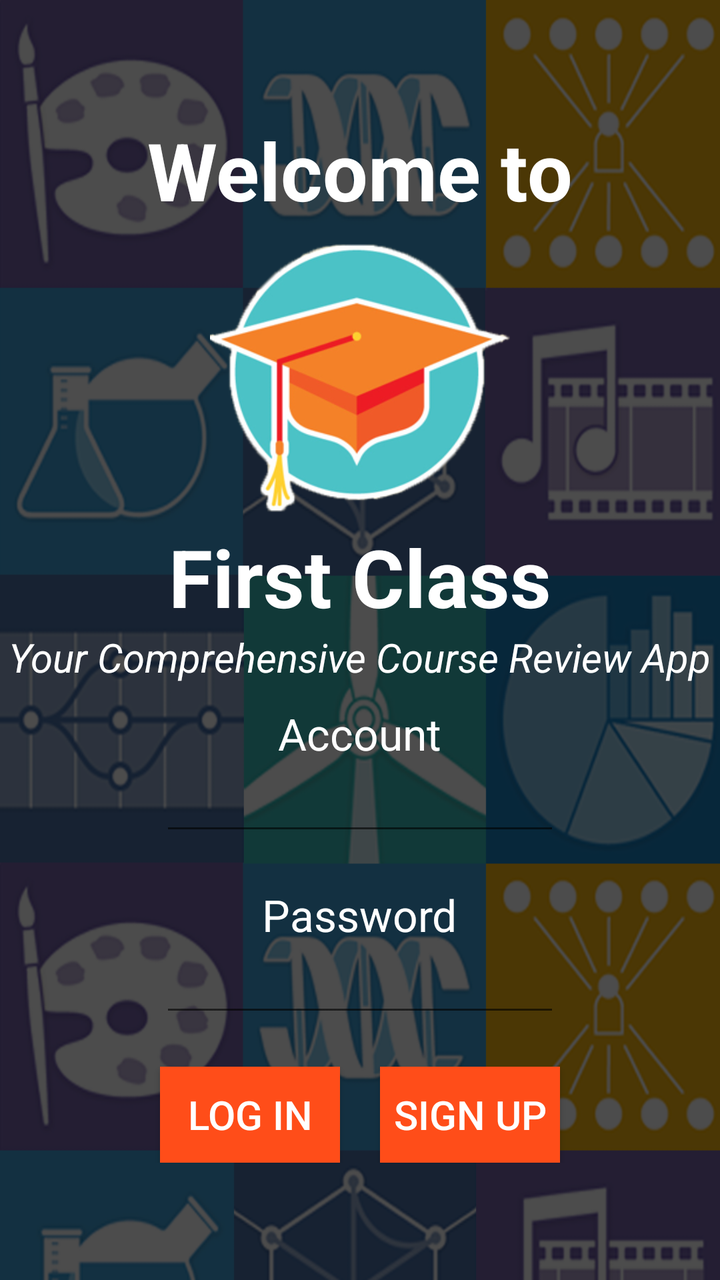
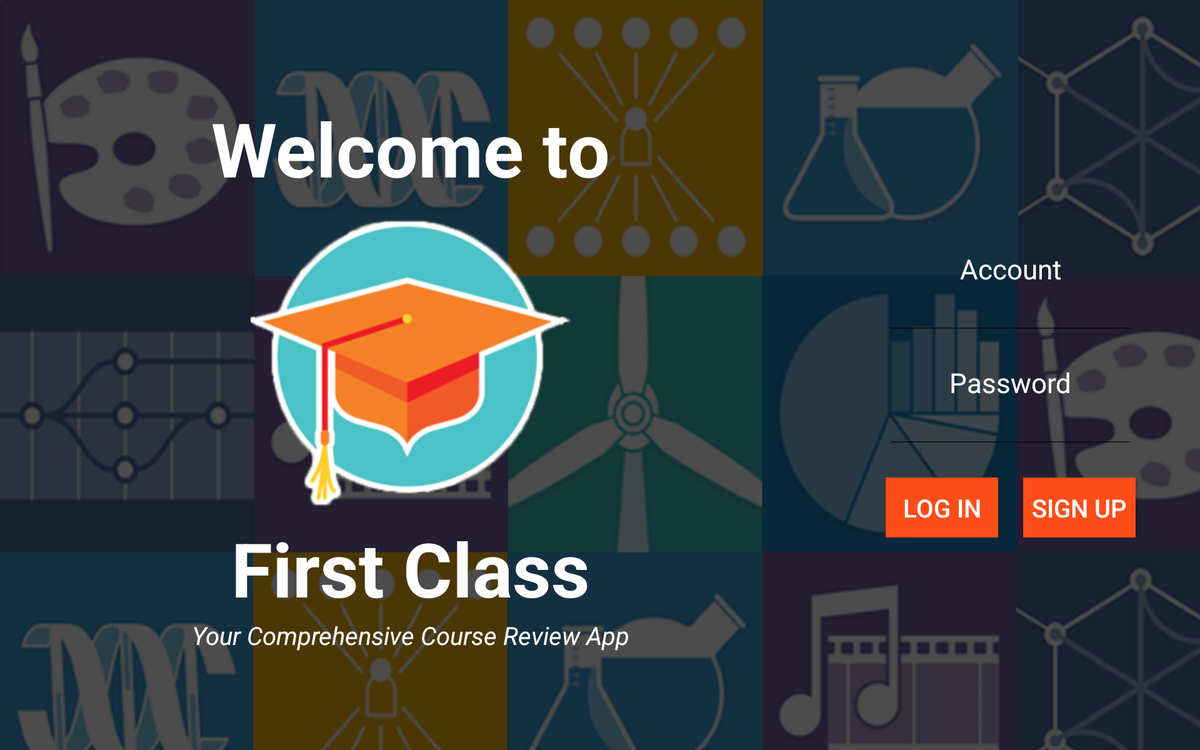

First picture: res/layout/ on a phone held upright. Second picture: the repository's own variant of that layout, on a device whose configuration matches the variant's folder. Source for both follows.
<!-- AndroidManifest.xml: application theme AppTheme -->
<!-- res/layout/ui_login_activity.xml -->
<LinearLayout xmlns:android="http://schemas.android.com/apk/res/android"
xmlns:tools="http://schemas.android.com/tools"
    android:layout_width="match_parent"
    android:layout_height="match_parent"

    android:orientation="vertical"
    android:background="@drawable/bg_port"
    tools:context=".Login"
    >

<LinearLayout
    android:layout_width="match_parent"
    android:layout_height="match_parent"
    android:orientation="vertical"
    android:background="@color/transparent_70"
    android:gravity="center"
    >

    <TextView
        android:layout_width="wrap_content"
        android:layout_height="wrap_content"
        android:id="@+id/welcome"
        android:text="Welcome to"
        android:textStyle="bold"
        android:textSize="40sp"/>
    <ImageView
        android:layout_width="150dp"
        android:layout_height="150dp"
        android:id="@+id/logo"
        android:src="@drawable/logo"/>
    <TextView
        android:layout_width="wrap_content"
        android:layout_height="wrap_content"
        android:id="@+id/appname"
        android:text="First Class"
        android:textStyle="bold"
        android:textSize="40sp"/>
    <TextView
        android:layout_width="wrap_content"
        android:layout_height="wrap_content"
        android:id="@+id/app_description"
        android:text="Your Comprehensive Course Review App"
        android:textStyle="italic"
        android:textSize="20dp"
        />

    <TextView
        android:layout_marginTop="10dp"
        android:id="@+id/accountTextView"
        android:layout_width="wrap_content"
        android:layout_height="wrap_content"
        android:textAppearance="?android:attr/textAppearanceLarge"
        android:text="@string/account"
        android:layout_alignParentTop="true"
        android:layout_centerHorizontal="true"
        />

    <EditText
        android:id="@+id/accountEditText"
        android:layout_width="200dp"
        android:layout_height="wrap_content"
        android:layout_below="@+id/accountTextView"
        android:inputType="text"
        android:layout_centerHorizontal="true"
        android:maxLines="1"/>

    <TextView
        android:id="@+id/passwordTextView"
        android:layout_width="wrap_content"
        android:layout_height="wrap_content"
        android:textAppearance="?android:attr/textAppearanceLarge"
        android:text="@string/password"
        android:layout_below="@+id/accountEditText"
        android:layout_centerHorizontal="true"
        android:layout_marginTop="20dp"
        />

    <EditText
        android:id="@+id/passwordEditText"
        android:layout_width="200dp"
        android:layout_height="wrap_content"
        android:inputType="textPassword"
        android:ems="10"
        android:layout_below="@+id/passwordTextView"
        android:layout_centerHorizontal="true" />
    <LinearLayout
        android:layout_width="match_parent"
        android:layout_height="wrap_content"
        android:orientation="horizontal"
        android:gravity="center"
        android:layout_marginTop="20dp">

    <Button
        android:layout_width="90dp"
        android:layout_height="wrap_content"
        android:text="@string/login_button"
        android:id="@+id/loginButton"
        android:layout_below="@+id/passwordEditText"
        android:layout_marginRight="10dp"
        android:textSize="20dp"
        android:background="@color/orange_2"/>

    <Button
        android:layout_marginLeft="10dp"
        android:textSize="20dp"
        android:layout_width="90dp"
        android:layout_height="wrap_content"
        android:text="@string/signup_button"
        android:id="@+id/signupButton"
        android:layout_below="@+id/loginButton"
        android:background="@color/orange_2"/>
    </LinearLayout>


</LinearLayout>
</LinearLayout>
<!-- resources referenced by this layout -->
<resources>
  <color name="orange_2">#ff4d19</color>
  <color name="transparent_70">#b3000000</color>
  <!-- drawable bg_port: png bitmap (drawable, 375252 bytes) -->
  <!-- drawable logo: png bitmap (drawable, 44667 bytes) -->
  <string name="account">Account</string>
  <string name="login_button">LOG IN</string>
  <string name="password">Password</string>
  <string name="signup_button">SIGN UP</string>
  <style name="AppTheme" parent="android:Theme.Material.Light">
          
          
  
          <item name="android:colorPrimary">@color/primary</item>
          
          <item name="android:colorPrimaryDark">@color/transparent_full</item>
  
          
          <item name="android:colorAccent">@color/accent</item>
          
          <item name="android:textColorPrimary">@color/white</item>
          <item name="android:textColor">@color/white</item>
          <item name="android:textColorHint">@color/white_trans</item>
          
          <item name="android:windowBackground">@color/blue_3</item>
  
  
          
          <item name="android:windowActionBar">false</item>
          <item name="android:windowNoTitle">true</item>
      </style>
  <color name="primary">#ffff8f22</color>
  <color name="transparent_full">#07000000</color>
  <color name="accent">#ff3900</color>
  <color name="white">#ffffff</color>
  <color name="blue_3">#5bbdf2</color>
</resources>
<!-- res/layout-sw600dp-land/ui_login_activity.xml (the author's variant of the layout above) -->
<!-- drawn on a 7-inch tablet turned sideways -->
<LinearLayout xmlns:android="http://schemas.android.com/apk/res/android"
    xmlns:tools="http://schemas.android.com/tools"
    android:layout_width="match_parent"
    android:layout_height="match_parent"

    android:orientation="horizontal"
    android:background="@drawable/bg_land"
    tools:context=".Login"
    >

<LinearLayout
    android:layout_width="wrap_content"
    android:layout_height="match_parent"
    android:orientation="vertical"
    android:background="@color/transparent_70"
    android:layout_weight="3"
    android:gravity="center"
    >

    <TextView
        android:layout_width="wrap_content"
        android:layout_height="wrap_content"
        android:id="@+id/welcome"
        android:text="Welcome to"
        android:textStyle="bold"
        android:textSize="60dp"/>
    <ImageView
        android:layout_width="wrap_content"
        android:layout_height="wrap_content"
        android:id="@+id/logo"
        android:src="@drawable/logo"/>
    <TextView
        android:layout_width="wrap_content"
        android:layout_height="wrap_content"
        android:id="@+id/appname"
        android:text="First Class"
        android:textStyle="bold"
        android:textSize="60dp"/>
    <TextView
        android:layout_width="wrap_content"
        android:layout_height="wrap_content"
        android:id="@+id/app_description"
        android:text="Your Comprehensive Course Review App"
        android:textStyle="italic"
        android:textSize="20dp"
        />
</LinearLayout>

    <LinearLayout
        android:layout_width="wrap_content"
        android:layout_height="match_parent"
        android:orientation="vertical"
        android:background="@color/transparent_70"
        android:layout_weight="1"
        android:gravity="center"
        >
    <TextView
        android:layout_marginTop="30dp"
        android:id="@+id/accountTextView"
        android:layout_width="wrap_content"
        android:layout_height="wrap_content"
        android:textAppearance="?android:attr/textAppearanceLarge"
        android:text="@string/account"
        android:layout_alignParentTop="true"
        android:layout_centerHorizontal="true"
        />

    <EditText
        android:id="@+id/accountEditText"
        android:layout_width="200dp"
        android:layout_height="wrap_content"
        android:layout_below="@+id/accountTextView"
        android:layout_centerHorizontal="true"
        android:maxLines="1"/>

    <TextView
        android:id="@+id/passwordTextView"
        android:layout_width="wrap_content"
        android:layout_height="wrap_content"
        android:textAppearance="?android:attr/textAppearanceLarge"
        android:text="@string/password"
        android:layout_below="@+id/accountEditText"
        android:layout_centerHorizontal="true"
        android:layout_marginTop="20dp"
        />

    <EditText
        android:id="@+id/passwordEditText"
        android:layout_width="200dp"
        android:layout_height="wrap_content"
        android:inputType="textPassword"
        android:ems="10"
        android:layout_below="@+id/passwordTextView"
        android:layout_centerHorizontal="true" />
    <LinearLayout
        android:layout_width="match_parent"
        android:layout_height="wrap_content"
        android:orientation="horizontal"
        android:gravity="center"
        android:layout_marginTop="20dp">

    <Button
        android:layout_width="90dp"
        android:layout_height="wrap_content"
        android:text="@string/login_button"
        android:id="@+id/loginButton"
        android:layout_below="@+id/passwordEditText"
        android:onClick="onClickLogin"
        android:layout_marginRight="10dp"
        android:textSize="20dp"
        android:background="@color/orange_2"/>

    <Button
        android:layout_marginLeft="10dp"
        android:textSize="20dp"
        android:layout_width="90dp"
        android:layout_height="wrap_content"
        android:text="@string/signup_button"
        android:id="@+id/signupButton"
        android:layout_below="@+id/loginButton"
        android:onClick="onClickSignup"
        android:background="@color/orange_2"/>
    </LinearLayout>


</LinearLayout>
</LinearLayout>
<!-- resources referenced by the variant -->
<!-- as a 7-inch tablet turned sideways resolves them -->
<resources>
  <color name="orange_2">#ff4d19</color>
  <color name="transparent_70">#b3000000</color>
  <!-- drawable bg_land: png bitmap (drawable, 366840 bytes) -->
  <!-- drawable logo: png bitmap (drawable, 44667 bytes) -->
  <string name="account">Account</string>
  <string name="login_button">LOG IN</string>
  <string name="password">Password</string>
  <string name="signup_button">SIGN UP</string>
  <style name="AppTheme" parent="android:Theme.Material.Light">
          
          
  
          <item name="android:colorPrimary">@color/primary</item>
          
          <item name="android:colorPrimaryDark">@color/transparent_full</item>
  
          
          <item name="android:colorAccent">@color/accent</item>
          
          <item name="android:textColorPrimary">@color/white</item>
          <item name="android:textColor">@color/white</item>
          <item name="android:textColorHint">@color/white_trans</item>
          
          <item name="android:windowBackground">@color/blue_3</item>
  
  
          
          <item name="android:windowActionBar">false</item>
          <item name="android:windowNoTitle">true</item>
      </style>
  <color name="primary">#ffff8f22</color>
  <color name="transparent_full">#07000000</color>
  <color name="accent">#ff3900</color>
  <color name="white">#ffffff</color>
  <color name="blue_3">#5bbdf2</color>
</resources>
